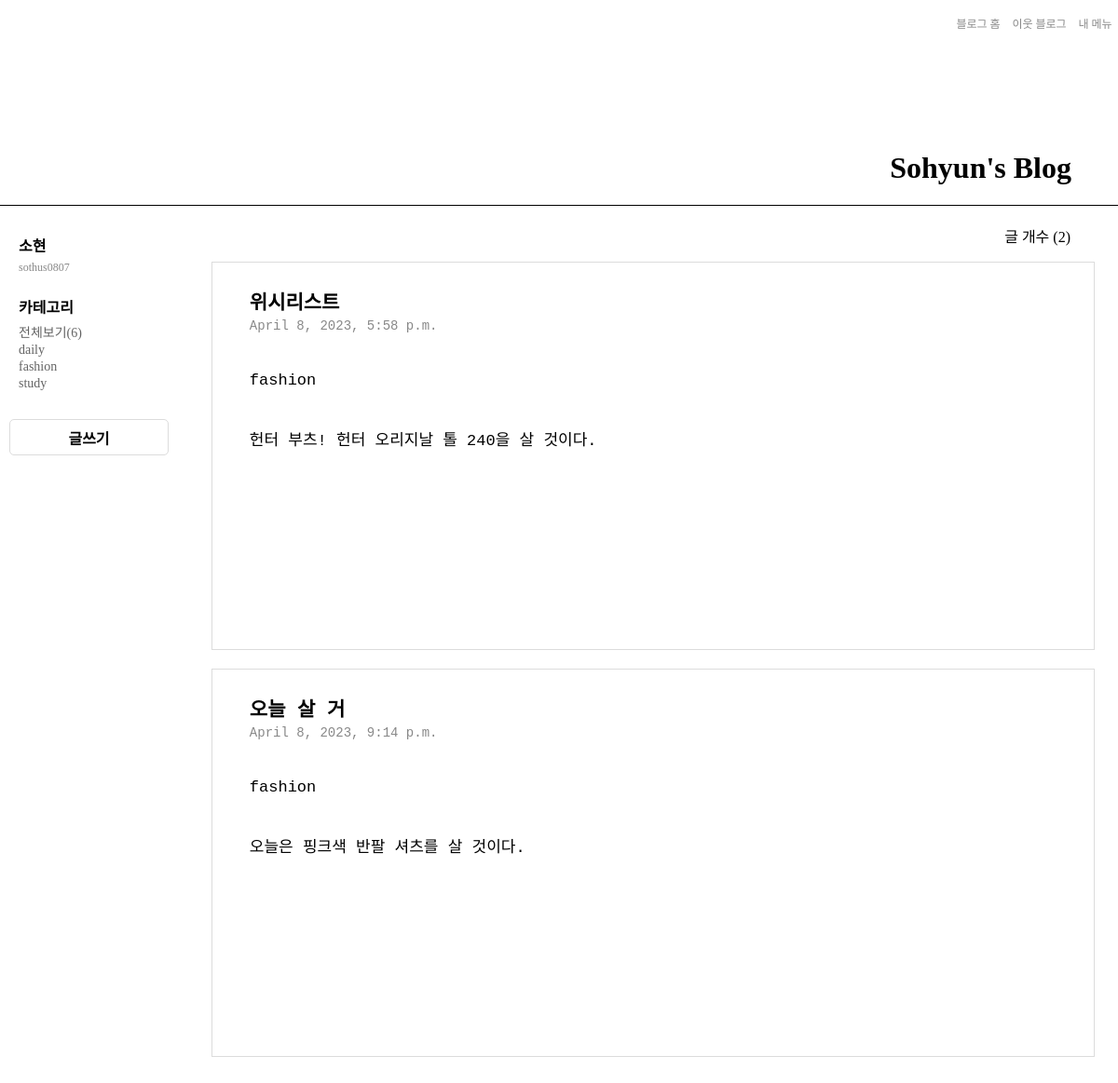
Screenshot of /detail/fashion/ with the database file from the repository.
### BlogApp/models.py (models this page shows, shortened)
class Article(models.Model):
    title = models.CharField(max_length=20)
    content = models.TextField()
    date = models.DateTimeField(default=datetime.now())
    category = models.CharField(max_length=1, null=True)

### BlogApp/views.py (the view)
# urls.py: path("detail/<str:category_nm>/", views.detail, name="detail"),
def detail(request, category_nm):
    all_count = Article.objects.all().count()
    articles = Article.objects.filter(category=category_nm)
    count = articles.count()
    categorys = ['daily', 'fashion', 'study']
    return render(request, "detail.html", {'articles': articles, 'categorys': categorys, 'count': count, 'all_count': all_count})

### BlogApp/templates/detail.html (shortened to what this page needs)
<!DOCTYPE html>
<html lang="en">
<head>
    {% load static %}
    <link rel="stylesheet" type="text/css" href="{% static 'detail.css' %}" />
</head>
<body>
    <div class="background">
        <div class="header">
            <ul>
                <li><a href="#">블로그 홈</a></li>
                <li><a href="#">이웃 블로그</a></li>
                <li><a href="#">내 메뉴</a></li>
            </ul>
            <h1>Sohyun's Blog</h1>
        </div>
        <div class="main">
            <div class="sidebar">
                <div class="profile flex">
                    <span id="user_nm">소현</span>
                    <span>sothus0807</span>
                </div>
                <div class="category">
                    <span>카테고리</span>
                    <ul>
                        <li><a href="{% url 'home' %}">전체보기({{ all_count }})</a></li>
                        {% for category in categorys %}
                        <li><a href="{% url 'detail' category %}">{{ category }}</a></li>
                        {% endfor %}
                    </ul>
                </div>
                <a class="button flex" href="{% url 'create' %}">글쓰기</a>
            </div>
            <div class="content">
                <span class="count">글 개수 ({{ count }})</span>
                <ul>
                    {% for article in articles %}
                    <li>
                        <h3>{{ article.title }}</h3>
                        <span>{{ article.date }}</span>
                        <p>{{ article.category }}</p>
                        <p>{{ article.content }}</p>
                    </li>
                    {% endfor %}
                </ul>
            </div>
        </div>
    </div>
</body>
</html>

### BlogApp/static/detail.css (style rules this page uses)
body { margin: 0; }
.flex { display: flex; justify-content: center; align-items: center; }
.background { width: 100%; background-color: #ffffff; display: flex; flex-direction: column; }
.header { display: flex; flex-direction: column; align-items: flex-end; justify-content: space-between; width: 100%; height: 220px; border-bottom: 0.5px solid black; flex-direction: column; }
.header ul { width: 15%; display: flex; justify-content: space-around; align-items: center; list-style: none; }
.header ul li a { text-decoration: none; color: rgb(136, 136, 136); font-size: 12px; }
.header h1 { padding-right: 50px; }
.main { width: 98.25%; padding: 10px; display: flex; }
.sidebar { width: 15%; margin-top: 17px; }
.profile { flex-direction: column; align-items: flex-start; }
.profile span { font-size: 12px; margin: 2.5px 0 2.5px 10px; color: rgb(136, 136, 136); }
#user_nm { color: black; font-weight: 600; font-size: 16px; }
.category { margin: 20px 0 30px 10px; }
.category span { color: black; font-weight: 600; font-size: 16px; }
.category ul { list-style: none; padding: 0; margin-top: 5px; }
.category ul li a { text-decoration: none; color: rgb(99, 99, 99); font-size: 14px; }
.button { background-color: #ffffff; border: 1px solid rgb(220, 220, 220); width: 169px; height: 37px; border-radius: 5px; font-weight: 600; text-decoration: none; color: black; }
.content { width: 85%; display: flex; flex-direction: column; }
.count { text-align: right; margin-top: 10px; margin-right: 40px; }
.content ul li { list-style: none; width: 90%; height: 400px; border: 1px solid rgb(220, 220, 220); margin-bottom: 20px; padding: 5px 40px 10px 40px; font-family: 'Courier New', Courier, monospace; }
.content ul li h3 { margin-bottom: 3px; font-size: 21px; }
.content ul li span { font-size: 14px; color: rgb(136, 136, 136); }
.content ul li p { font-size: 17px; margin-top: 40px; }

### rows the page displays
Article: title "위시리스트", date "April 8, 2023, 5:58 p.m.", category "fashion", content "헌터 부츠! 헌터 오리지날 톨 240을 살 것이다."
Article: title "오늘 살 거", date "April 8, 2023, 9:14 p.m.", category "fashion", content "오늘은 핑크색 반팔 셔츠를 살 것이다."

### other values shown
{{ all_count }} "6"
{{ category }} "daily" "fashion" "study"
{{ count }} "2"
